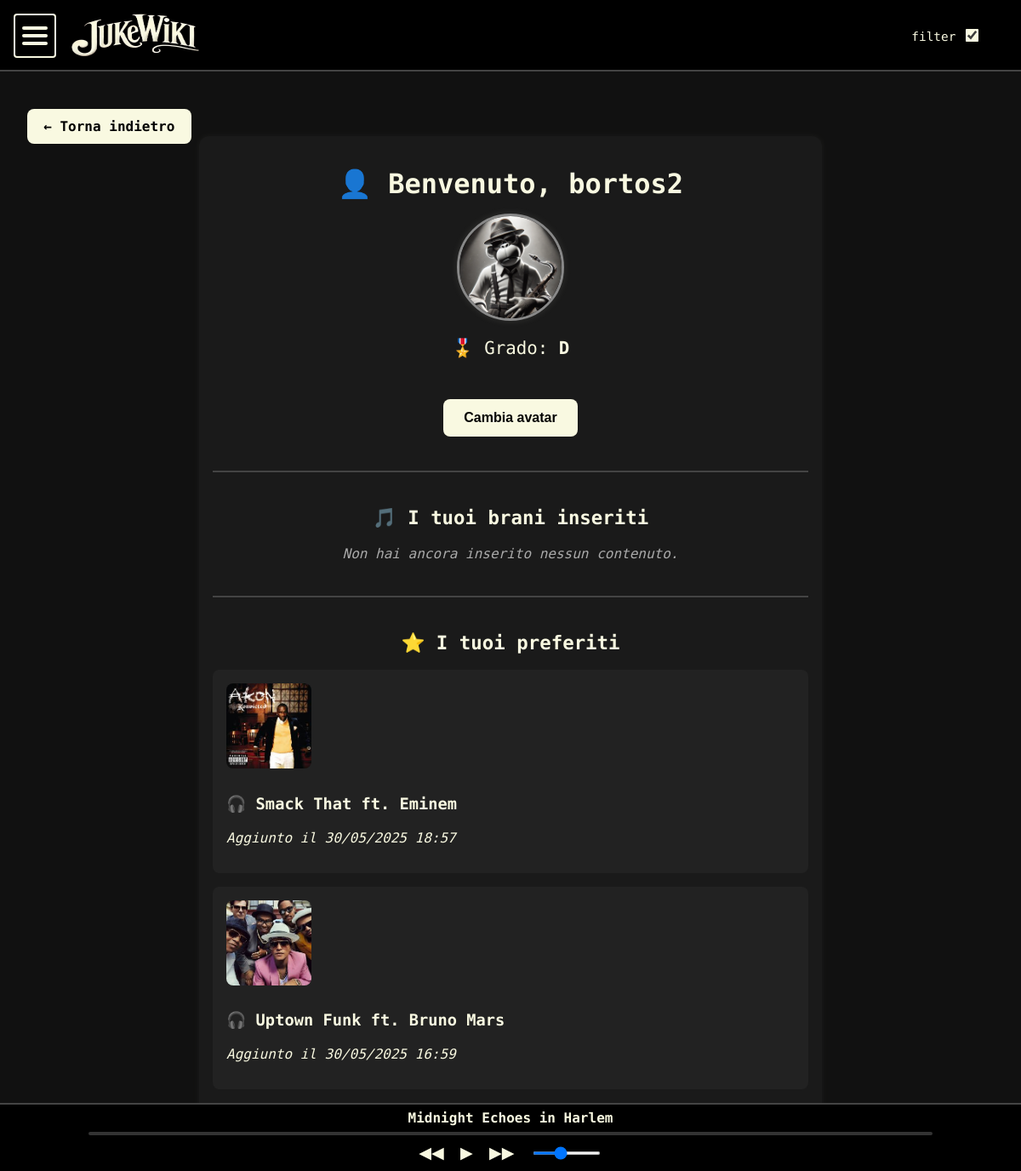
Page /profilo/ (signed in) on the committed database.
### core/models.py (models this page shows, shortened)
class Profilo(models.Model):
    utente = models.OneToOneField(User, on_delete=models.CASCADE, related_name="profilo")
    avatar = models.CharField(
        max_length=100,
        default="avatar1.png",
        choices=[(f"avatar{i}.png", f"Avatar {i}") for i in range(1, 11)]
    )
    punti = models.PositiveIntegerField(default=0)
    def get_rank(self):
        if self.punti >= 100:
            return 'S'
        elif self.punti >= 70:
            return 'A'
        elif self.punti >= 40:
            return 'B'
        elif self.punti >= 20:
            return 'C'
        elif self.punti >= 5:
            return 'D'
        else:
            return 'F'

class Preferito(models.Model):
    utente = models.ForeignKey(User, on_delete=models.CASCADE)
    contenuto = models.ForeignKey(Contenuto, on_delete=models.CASCADE)
    aggiunto_il = models.DateTimeField(auto_now_add=True)
    class Meta:
        unique_together = ('utente', 'contenuto')

class Contenuto(models.Model):
    titolo = models.CharField(max_length=100)
    artista = models.CharField(max_length=100, default="Artista sconosciuto")
    album = models.CharField(max_length=100, blank=True, null=True)
    anno = models.PositiveIntegerField(blank=True, null=True)
    genere = models.CharField(max_length=50, blank=True, null=True)
    testo = models.TextField(help_text="Descrizione, storia o significato del brano")
    link = models.URLField(help_text="Link YouTube / Spotify / altro", blank=True, null=True)
    immagine = models.ImageField(upload_to='immagini/', blank=True, null=True)
    data_pubblicazione = models.DateTimeField(auto_now_add=True)
    autore = models.ForeignKey(User, on_delete=models.CASCADE)

### core/views.py (the view)
# urls.py: path('profilo/', views.profilo_view, name='profilo'),
@login_required
def profilo_view(request):
    profilo = request.user.profilo
    avatar_form = AvatarForm(request.POST or None, instance=profilo)
    avatar_range = range(1, 11)
    if request.method == 'POST' and avatar_form.is_valid():
        avatar_form.save()
    contenuti = Contenuto.objects.filter(autore=request.user)
    preferiti = request.user.preferito_set.select_related('contenuto').order_by('-aggiunto_il')
    avatar_files = ["avatar1.png", "avatar2.png", "avatar3.png", "avatar4.png",
                    "avatar5.png", "avatar6.png", "avatar7.png", "avatar8.png",
                    "avatar9.png", "avatar10.png"]
    return render(request, 'profilo.html', {
        'user': request.user,
        'profilo': profilo,
        'avatar_form': avatar_form,
        'contenuti': contenuti,
        'preferiti': preferiti,
        'rank': profilo.get_rank(),
        'avatar_files': avatar_files
    })

### core/forms.py
class AvatarForm(forms.ModelForm):
    class Meta:
        model = Profilo
        fields = ['avatar']
        widgets = {
            'avatar': forms.Select(choices=[(f"avatar{i}.png", f"Avatar {i}") for i in range(1, 11)],
                                   attrs={'class': 'form-input'})
        }

### core/templates/profilo.html (shortened to what this page needs)
{% extends 'base.html' %}
{% load static %}
{% block content %}
<main class="form-container profilo-wrapper">
  <a href="javascript:history.back()" class="nav-button" style="position: absolute; top: 8rem; left: 2rem;">← Torna indietro</a>
  <h1 class="profilo-titolo">👤 Benvenuto, {{ user.username }}</h1>
  <div class="profilo-avatar">
    <img src="{% static 'avatar/' %}{{ profilo.avatar }}" alt="Avatar" class="avatar-preview">
    <div class="rank-display">🎖️ Grado: <strong>{{ rank }}</strong></div>
  </div>
  <div class="center">
    <button type="button" class="form-button light" id="toggle-avatar-select">Cambia avatar</button>
  </div>
  <hr class="profilo-separatore">
  <h2 class="profilo-sottotitolo">🎵 I tuoi brani inseriti</h2>
  {% if contenuti %}
    <ul class="lista-contenuti">
      {% for contenuto in contenuti %}
        <li class="contenuto-card">
          {% if contenuto.immagine %}
            <img src="{{ contenuto.immagine.url }}" alt="Cover brano"
                 style="max-width: 100px; border-radius: 8px; margin-bottom: 0.5rem;">
          {% endif %}
          <h3>
            <a href="{% url 'contenuto_esteso' contenuto.id %}" class="contenuto-link">
              🎧 {{ contenuto.titolo }}
            </a>
          </h3>
          {% if contenuto.testo == "[ Instrumental ]" %}
            <p><em>🎶 Brano strumentale</em></p>
          {% endif %}
          <a href="{{ contenuto.link }}" target="_blank" class="contenuto-link">🔗 Ascolta</a><br>
          <form method="post"
                action="{% url 'elimina_contenuto' contenuto.id %}"
                data-id="{{ contenuto.id }}"
                class="elimina-form"
                style="margin-top: 0.5rem;">
            {% csrf_token %}
            <button type="submit" class="form-button light" style="background: #330000; color: white;">
              🗑️ Elimina
            </button>
          </form>
        </li>
      {% endfor %}
    </ul>
  {% else %}
    <p class="profilo-empty">Non hai ancora inserito nessun contenuto.</p>
  {% endif %}
  <hr class="profilo-separatore">
  <h2 class="profilo-sottotitolo">⭐ I tuoi preferiti</h2>
  {% if preferiti %}
    <ul class="lista-contenuti">
      {% for fav in preferiti %}
        <li class="contenuto-card">
          {% if fav.contenuto.immagine %}
            <img src="{{ fav.contenuto.immagine.url }}" alt="Cover"
                style="max-width: 100px; border-radius: 8px; margin-bottom: 0.5rem;">
          {% endif %}
          <h3>
            <a href="{% url 'contenuto_esteso' fav.contenuto.id %}" class="contenuto-link">
              🎧 {{ fav.contenuto.titolo }}
            </a>
          </h3>
          <p><em>Aggiunto il {{ fav.aggiunto_il|date:"d/m/Y H:i" }}</em></p>
        </li>
      {% endfor %}
    </ul>
  {% else %}
    <p class="profilo-empty">Nessun contenuto nei preferiti.</p>
  {% endif %}
</main>
{% endblock %}

### static/css/style.css (style rules this page uses)
body { margin: 0; font-family: 'Share Tech Mono', monospace; background: #111; color: #F9F9E1; overflow-x: hidden; }
.nav-button { background-color: #F9F9E1; color: #000; font-weight: bold; padding: 0.7rem 1.2rem; border-radius: 8px; text-decoration: none; font-size: 1rem; transition: transform 0.2s ease, background 0.2s ease; display: inline-block; }
.form-container { max-width: 600px; margin: 10rem auto 4rem auto; padding: 2rem 3rem; background-color: #1a1a1a; border-radius: 12px; box-shadow: 0 0 10px rgba(249, 249, 225, 0.05); text-align: left; }
.form-button.light { background-color: #F9F9E1; color: #000; font-weight: bold; padding: 0.8rem 1.5rem; border: none; border-radius: 8px; margin-top: 1rem; cursor: pointer; font-size: 1rem; transition: all 0.2s ease; }
.center { text-align: center; }
.profilo-wrapper { max-width: 700px; margin: 10rem auto 4rem; padding: 1rem; }
.profilo-titolo { font-size: 2rem; margin-bottom: 1rem; text-align: center; }
.profilo-sottotitolo { text-align: center; margin-top: 2rem; font-size: 1.4rem; }
.profilo-avatar { text-align: center; margin-bottom: 2rem; }
.avatar-preview { width: 120px; height: 120px; border-radius: 50%; object-fit: cover; border: 3px solid #888; box-shadow: 0 0 10px rgba(249, 249, 225, 0.1); margin-bottom: 1rem; }
.rank-display { font-size: 1.3rem; color: #F9F9E1; }
.profilo-separatore { margin: 2.5rem 0; border: 1px solid #444; }
.lista-contenuti { padding: 0; list-style: none; margin-top: 1rem; }
.contenuto-card { margin-bottom: 1rem; background: #222; padding: 1rem; border-radius: 8px; }
.contenuto-link { color: #F9F9E1; text-decoration: none; }
.profilo-empty { text-align: center; color: #aaa; font-style: italic; }

### rows in the picture
Profilo: avatar (picture)
Preferito: contenuto.immagine (picture), contenuto.titolo "Smack That ft. Eminem", aggiunto_il "30/05/2025 18:57"
Preferito: contenuto.immagine (picture), contenuto.titolo "Uptown Funk ft. Bruno Mars", aggiunto_il "30/05/2025 16:59"

### other values in the picture
{{ user.username }} "bortos2"
{{ rank }} "D"
